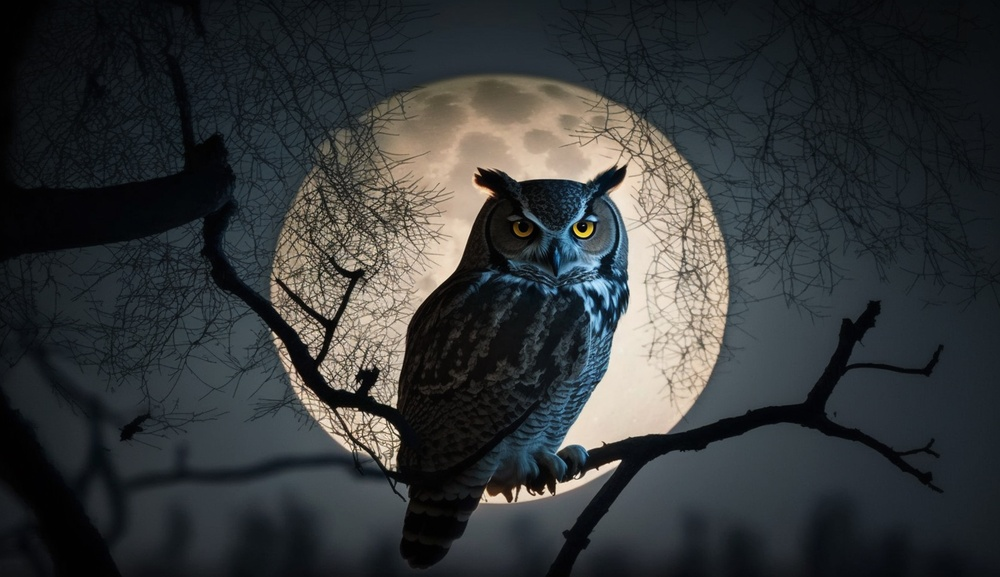
#> input picture CV TAE/CV TAe/animal-spooky-forest-moonlight-evil-beak-generative-ai.jpg, 1000 x 577 px, shrunk from 3467 x 2000 before the run, found by its file name
$ jupyter execute --allow-errors 'CV tae 1.ipynb'
#> lines starting #> are read from the running program, lines starting #| are printed output that depends on the picture; after the words box and inside, x2 and y2 are one past the last pixel; in counts of white or black regions, pixels touching at a corner belong together
[cell 1]
from google.colab import drive
drive.mount('/content/drive')

#Canny_edge_detection

[cell 2]
import cv2
import matplotlib.pyplot as plt

[cell 3]
# Load the image
img = cv2.imread('/content/drive/MyDrive/CV TAe/animal-spooky-forest-moonlight-evil-beak-generative-ai.jpg')
#> img is the input picture: shape (577, 1000, 3); mean B, G, R 56.8, 55.5, 52.5
img_rgb = cv2.cvtColor(img, cv2.COLOR_BGR2RGB)  # Convert BGR to RGB for correct color display

[cell 4]
# Display the original image
plt.figure(figsize=(8, 8))
plt.title('Original Image')
plt.imshow(img_rgb)
plt.axis('off')  # Hide axis
plt.show()

[cell 5]
# Apply Canny edge detection
edges = cv2.Canny(img, 100, 200, 3, L2gradient=True)
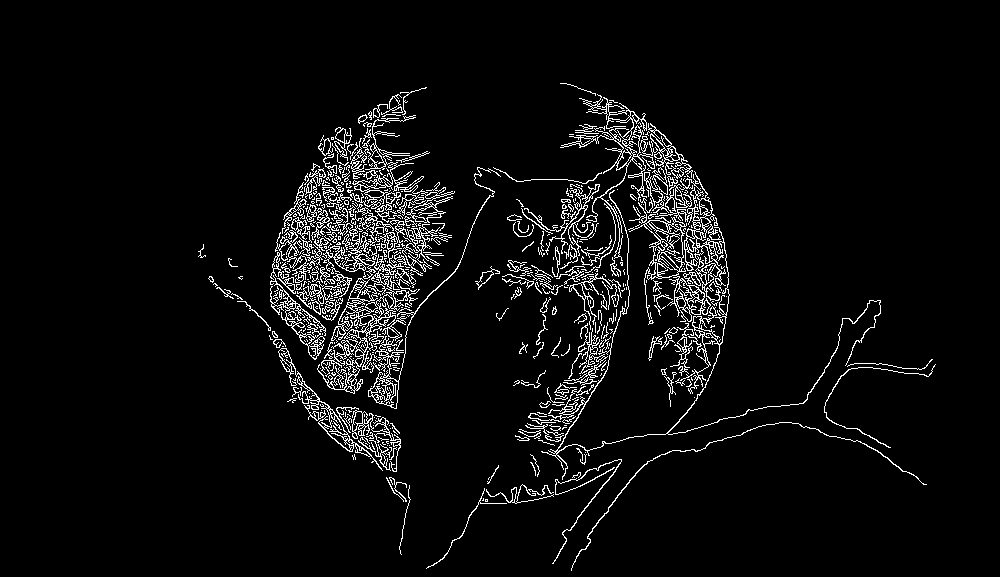
#> edges: shape (577, 1000); 5% white in thin lines or dots, all inside (x1, y1, x2, y2) = (198, 83, 936, 571)

[cell 6]
# Display the edges
plt.figure()
plt.title('Canny edge detection')
plt.imsave('dancing-spider-canny.png', edges, cmap='gray', format='png')
plt.imshow(edges, cmap='gray')
plt.show()

# Find contours

[cell 7]
import cv2
import numpy as np
from google.colab.patches import cv2_imshow  # Use this for displaying images in Colab

[cell 8]
# Load the image
image = cv2.imread('/content/drive/MyDrive/CV TAe/2.png')

[cell 9]
# Display the original image
print("Original Image")
cv2_imshow(image)

#> (a cell that did not finish here is left out)

#> (a cell that did not finish here is left out)

[cell 12]
# Display the image with Canny edges
print("Canny Edges")
#> (the rest of this cell did not finish here and is left out)

#> (a cell that did not finish here is left out)

#> (a cell that did not finish here is left out)

# Text Recognition using OpenCV and Tesseract (OCR)

[cell 15]
import cv2
import pytesseract
import matplotlib.pyplot as plt

[cell 16]
# Function to detect text in contours
def contours_text(orig, img, contours):
    for cnt in contours:
        x, y, w, h = cv2.boundingRect(cnt)
        # Drawing a rectangle on copied image
        rect = cv2.rectangle(orig, (x, y), (x + w, y + h), (0, 255, 255), 2)

        # Display the image using matplotlib
        plt.imshow(cv2.cvtColor(rect, cv2.COLOR_BGR2RGB))
        plt.title('Detected Contour')
        plt.axis('off')
        plt.show()

        # Cropping the text block for OCR
        cropped = orig[y:y + h, x:x + w]

        # Apply OCR on the cropped image
        config = ('-l eng --oem 1 --psm 3')
        text = pytesseract.image_to_string(cropped, config=config)
        print(text)

[cell 17]
# Text recognition
def text_recognition(image_path):
    # Read image
    im = cv2.imread(image_path)

    # Apply OCR on the entire image
    config = ('-l eng --oem 1 --psm 3')
    text = pytesseract.image_to_string(im, config=config)

    # Print text and split lines
    lines = text.split('\n')
    for line in lines:
        print(line)

[cell 18]
image_path = '/content/drive/MyDrive/CV TAe/images.png'

[cell 19]
# Display the original image
# Load the image
img = cv2.imread(image_path)
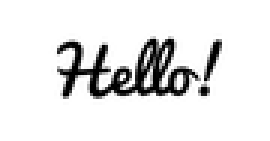
#> input picture CV TAE/CV TAe/images.png, 90 x 47 px, shrunk from 312 x 162 before the run, found by its file name (shown 3 times larger)
#> img is the input picture: shape (47, 90, 3); min 0, max 255, mean 230
img_rgb = cv2.cvtColor(img, cv2.COLOR_BGR2RGB)  # Convert BGR to RGB for correct color display
plt.title('Original Image')
plt.imshow(img_rgb)
plt.axis('off')  # Hide axis
plt.show()

[cell 20]
text_recognition(image_path)
#> (the call stopped at in text_recognition, `text = pytesseract.image_to_string(im, config=config)`: pytesseract is not available in this run)
